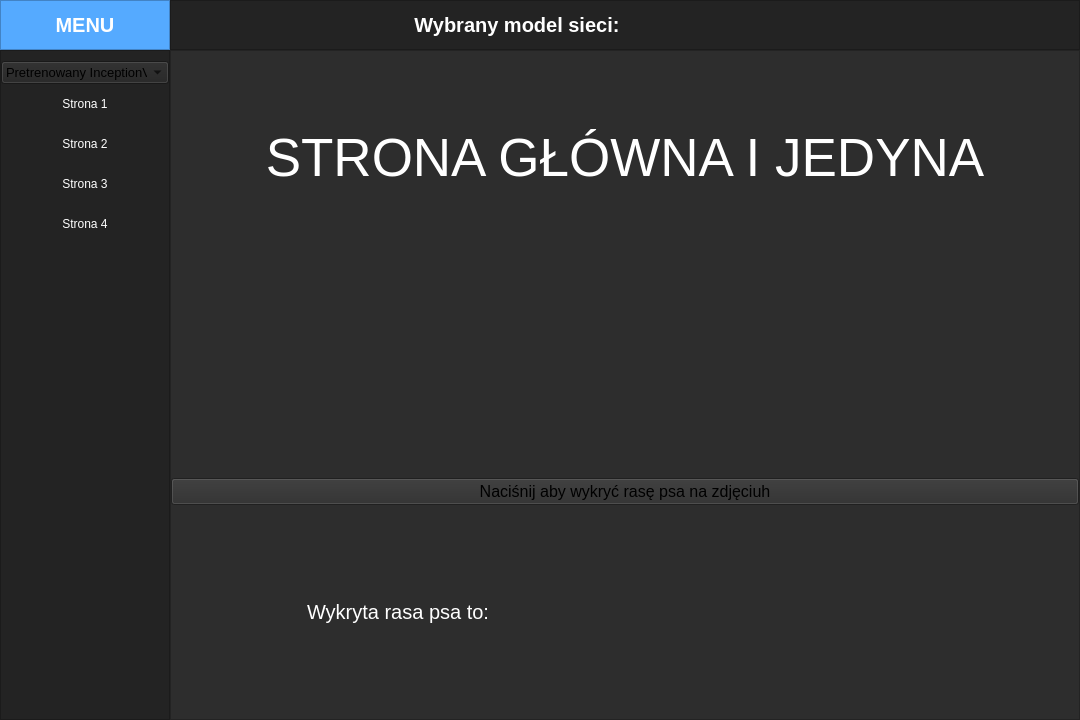
<?xml version="1.0" encoding="UTF-8"?>
<ui version="4.0">
 <class>MainWindow</class>
 <widget class="QMainWindow" name="MainWindow">
  <property name="geometry">
   <rect>
    <x>0</x>
    <y>0</y>
    <width>1080</width>
    <height>720</height>
   </rect>
  </property>
  <property name="minimumSize">
   <size>
    <width>1080</width>
    <height>720</height>
   </size>
  </property>
  <property name="windowTitle">
   <string>MainWindow</string>
  </property>
  <property name="styleSheet">
   <string notr="true">background-color: rgb(45, 45, 45);</string>
  </property>
  <widget class="QWidget" name="centralwidget">
   <layout class="QVBoxLayout" name="verticalLayout">
    <property name="spacing">
     <number>0</number>
    </property>
    <property name="leftMargin">
     <number>0</number>
    </property>
    <property name="topMargin">
     <number>0</number>
    </property>
    <property name="rightMargin">
     <number>0</number>
    </property>
    <property name="bottomMargin">
     <number>0</number>
    </property>
    <item>
     <widget class="QFrame" name="Top_Bar">
      <property name="maximumSize">
       <size>
        <width>16777215</width>
        <height>50</height>
       </size>
      </property>
      <property name="styleSheet">
       <string notr="true">background-color: rgb(35, 35, 35);</string>
      </property>
      <property name="frameShape">
       <enum>QFrame::NoFrame</enum>
      </property>
      <property name="frameShadow">
       <enum>QFrame::Raised</enum>
      </property>
      <layout class="QHBoxLayout" name="horizontalLayout">
       <property name="spacing">
        <number>0</number>
       </property>
       <property name="leftMargin">
        <number>0</number>
       </property>
       <property name="topMargin">
        <number>0</number>
       </property>
       <property name="rightMargin">
        <number>0</number>
       </property>
       <property name="bottomMargin">
        <number>0</number>
       </property>
       <item>
        <widget class="QFrame" name="frame_toggle">
         <property name="minimumSize">
          <size>
           <width>170</width>
           <height>50</height>
          </size>
         </property>
         <property name="maximumSize">
          <size>
           <width>170</width>
           <height>50</height>
          </size>
         </property>
         <property name="styleSheet">
          <string notr="true">background-color: rgb(85, 170, 255);</string>
         </property>
         <property name="frameShape">
          <enum>QFrame::StyledPanel</enum>
         </property>
         <property name="frameShadow">
          <enum>QFrame::Raised</enum>
         </property>
         <layout class="QHBoxLayout" name="horizontalLayout_4">
          <property name="spacing">
           <number>0</number>
          </property>
          <property name="leftMargin">
           <number>0</number>
          </property>
          <property name="topMargin">
           <number>0</number>
          </property>
          <property name="rightMargin">
           <number>0</number>
          </property>
          <property name="bottomMargin">
           <number>0</number>
          </property>
          <item>
           <widget class="QLabel" name="label_5">
            <property name="sizePolicy">
             <sizepolicy hsizetype="Preferred" vsizetype="Preferred">
              <horstretch>0</horstretch>
              <verstretch>0</verstretch>
             </sizepolicy>
            </property>
            <property name="font">
             <font>
              <pointsize>15</pointsize>
             </font>
            </property>
            <property name="text">
             <string>&lt;html&gt;&lt;head/&gt;&lt;body&gt;&lt;p&gt;&lt;span style=&quot; font-weight:600; color:#ffffff;&quot;&gt;MENU&lt;/span&gt;&lt;/p&gt;&lt;/body&gt;&lt;/html&gt;</string>
            </property>
            <property name="alignment">
             <set>Qt::AlignCenter</set>
            </property>
           </widget>
          </item>
         </layout>
        </widget>
       </item>
       <item>
        <widget class="QFrame" name="frame_top">
         <property name="frameShape">
          <enum>QFrame::StyledPanel</enum>
         </property>
         <property name="frameShadow">
          <enum>QFrame::Raised</enum>
         </property>
         <layout class="QHBoxLayout" name="horizontalLayout_3">
          <property name="spacing">
           <number>0</number>
          </property>
          <property name="leftMargin">
           <number>0</number>
          </property>
          <property name="topMargin">
           <number>0</number>
          </property>
          <property name="rightMargin">
           <number>0</number>
          </property>
          <property name="bottomMargin">
           <number>0</number>
          </property>
          <item>
           <widget class="QLabel" name="label_3">
            <property name="font">
             <font>
              <pointsize>15</pointsize>
             </font>
            </property>
            <property name="layoutDirection">
             <enum>Qt::LeftToRight</enum>
            </property>
            <property name="lineWidth">
             <number>0</number>
            </property>
            <property name="text">
             <string>&lt;html&gt;&lt;head/&gt;&lt;body&gt;&lt;p&gt;&lt;span style=&quot; font-weight:600; color:#ffffff;&quot;&gt;Wybrany model sieci: &lt;/span&gt;&lt;/p&gt;&lt;/body&gt;&lt;/html&gt;</string>
            </property>
            <property name="alignment">
             <set>Qt::AlignRight|Qt::AlignTrailing|Qt::AlignVCenter</set>
            </property>
           </widget>
          </item>
          <item>
           <widget class="QLabel" name="selectedModelLabel">
            <property name="font">
             <font>
              <pointsize>15</pointsize>
             </font>
            </property>
            <property name="text">
             <string/>
            </property>
           </widget>
          </item>
         </layout>
        </widget>
       </item>
      </layout>
     </widget>
    </item>
    <item>
     <widget class="QFrame" name="Content">
      <property name="frameShape">
       <enum>QFrame::NoFrame</enum>
      </property>
      <property name="frameShadow">
       <enum>QFrame::Raised</enum>
      </property>
      <layout class="QHBoxLayout" name="horizontalLayout_2">
       <property name="spacing">
        <number>0</number>
       </property>
       <property name="leftMargin">
        <number>0</number>
       </property>
       <property name="topMargin">
        <number>0</number>
       </property>
       <property name="rightMargin">
        <number>0</number>
       </property>
       <property name="bottomMargin">
        <number>0</number>
       </property>
       <item>
        <widget class="QFrame" name="frame_left_menu">
         <property name="enabled">
          <bool>true</bool>
         </property>
         <property name="minimumSize">
          <size>
           <width>170</width>
           <height>0</height>
          </size>
         </property>
         <property name="maximumSize">
          <size>
           <width>170</width>
           <height>16777215</height>
          </size>
         </property>
         <property name="styleSheet">
          <string notr="true">background-color: rgb(35, 35, 35);</string>
         </property>
         <property name="frameShape">
          <enum>QFrame::StyledPanel</enum>
         </property>
         <property name="frameShadow">
          <enum>QFrame::Raised</enum>
         </property>
         <layout class="QVBoxLayout" name="verticalLayout_3">
          <property name="leftMargin">
           <number>0</number>
          </property>
          <property name="topMargin">
           <number>0</number>
          </property>
          <property name="rightMargin">
           <number>0</number>
          </property>
          <property name="bottomMargin">
           <number>0</number>
          </property>
          <item alignment="Qt::AlignTop">
           <widget class="QFrame" name="frame_top_menus">
            <property name="frameShape">
             <enum>QFrame::NoFrame</enum>
            </property>
            <property name="frameShadow">
             <enum>QFrame::Raised</enum>
            </property>
            <layout class="QVBoxLayout" name="verticalLayout_4">
             <property name="spacing">
              <number>0</number>
             </property>
             <property name="leftMargin">
              <number>0</number>
             </property>
             <property name="topMargin">
              <number>10</number>
             </property>
             <property name="rightMargin">
              <number>0</number>
             </property>
             <property name="bottomMargin">
              <number>0</number>
             </property>
             <item>
              <widget class="QComboBox" name="modelComboBox">
               <property name="font">
                <font>
                 <pointsize>10</pointsize>
                </font>
               </property>
               <property name="editable">
                <bool>false</bool>
               </property>
               <item>
                <property name="text">
                 <string>Pretrenowany InceptionV3</string>
                </property>
               </item>
               <item>
                <property name="text">
                 <string>Własny InceptionV3</string>
                </property>
               </item>
               <item>
                <property name="text">
                 <string>YOLOv8</string>
                </property>
               </item>
              </widget>
             </item>
             <item>
              <widget class="QPushButton" name="btn_page_1">
               <property name="minimumSize">
                <size>
                 <width>0</width>
                 <height>40</height>
                </size>
               </property>
               <property name="styleSheet">
                <string notr="true">QPushButton {
	color: rgb(255, 255, 255);
	background-color: rgb(35, 35, 35);
	border: 0px solid;
}
QPushButton:hover {
	background-color: rgb(85, 170, 255);
}</string>
               </property>
               <property name="text">
                <string>Strona 1</string>
               </property>
              </widget>
             </item>
             <item>
              <widget class="QPushButton" name="btn_page_2">
               <property name="minimumSize">
                <size>
                 <width>0</width>
                 <height>40</height>
                </size>
               </property>
               <property name="styleSheet">
                <string notr="true">QPushButton {
	color: rgb(255, 255, 255);
	background-color: rgb(35, 35, 35);
	border: 0px solid;
}
QPushButton:hover {
	background-color: rgb(85, 170, 255);
}</string>
               </property>
               <property name="text">
                <string>Strona 2</string>
               </property>
              </widget>
             </item>
             <item>
              <widget class="QPushButton" name="btn_page_3">
               <property name="minimumSize">
                <size>
                 <width>0</width>
                 <height>40</height>
                </size>
               </property>
               <property name="styleSheet">
                <string notr="true">QPushButton {
	color: rgb(255, 255, 255);
	background-color: rgb(35, 35, 35);
	border: 0px solid;
}
QPushButton:hover {
	background-color: rgb(85, 170, 255);
}</string>
               </property>
               <property name="text">
                <string>Strona 3</string>
               </property>
              </widget>
             </item>
             <item>
              <widget class="QPushButton" name="btn_page_4">
               <property name="minimumSize">
                <size>
                 <width>0</width>
                 <height>40</height>
                </size>
               </property>
               <property name="autoFillBackground">
                <bool>false</bool>
               </property>
               <property name="styleSheet">
                <string notr="true">QPushButton {
	color: rgb(255, 255, 255);
	background-color: rgb(35, 35, 35);
	border: 0px solid;
}
QPushButton:hover {
	background-color: rgb(85, 170, 255);
}</string>
               </property>
               <property name="text">
                <string>Strona 4</string>
               </property>
               <property name="checkable">
                <bool>true</bool>
               </property>
               <property name="checked">
                <bool>true</bool>
               </property>
              </widget>
             </item>
            </layout>
           </widget>
          </item>
         </layout>
        </widget>
       </item>
       <item>
        <widget class="QFrame" name="frame_pages">
         <property name="enabled">
          <bool>true</bool>
         </property>
         <property name="frameShape">
          <enum>QFrame::StyledPanel</enum>
         </property>
         <property name="frameShadow">
          <enum>QFrame::Raised</enum>
         </property>
         <layout class="QVBoxLayout" name="verticalLayout_5">
          <property name="spacing">
           <number>0</number>
          </property>
          <property name="leftMargin">
           <number>0</number>
          </property>
          <property name="topMargin">
           <number>0</number>
          </property>
          <property name="rightMargin">
           <number>0</number>
          </property>
          <property name="bottomMargin">
           <number>0</number>
          </property>
          <item>
           <widget class="QStackedWidget" name="stackedWidget">
            <property name="currentIndex">
             <number>0</number>
            </property>
            <widget class="QWidget" name="page_1">
             <layout class="QGridLayout" name="gridLayout">
              <property name="leftMargin">
               <number>0</number>
              </property>
              <property name="topMargin">
               <number>0</number>
              </property>
              <property name="rightMargin">
               <number>0</number>
              </property>
              <property name="bottomMargin">
               <number>0</number>
              </property>
              <property name="spacing">
               <number>0</number>
              </property>
              <item row="3" column="0">
               <widget class="QLabel" name="label_6">
                <property name="font">
                 <font>
                  <pointsize>15</pointsize>
                 </font>
                </property>
                <property name="styleSheet">
                 <string notr="true">color: #FFF;</string>
                </property>
                <property name="text">
                 <string>Wykryta rasa psa to:</string>
                </property>
                <property name="alignment">
                 <set>Qt::AlignCenter</set>
                </property>
               </widget>
              </item>
              <item row="0" column="0" colspan="2">
               <widget class="QLabel" name="label_1">
                <property name="font">
                 <font>
                  <pointsize>40</pointsize>
                 </font>
                </property>
                <property name="styleSheet">
                 <string notr="true">color: #FFF;</string>
                </property>
                <property name="text">
                 <string>STRONA GŁÓWNA I JEDYNA</string>
                </property>
                <property name="alignment">
                 <set>Qt::AlignCenter</set>
                </property>
               </widget>
              </item>
              <item row="1" column="0" colspan="2">
               <widget class="QLabel" name="uploadedPictureLabel">
                <property name="font">
                 <font>
                  <pointsize>40</pointsize>
                 </font>
                </property>
                <property name="styleSheet">
                 <string notr="true">color: #FFF;</string>
                </property>
                <property name="text">
                 <string/>
                </property>
                <property name="textFormat">
                 <enum>Qt::AutoText</enum>
                </property>
                <property name="pixmap">
                 <pixmap>../../Pictures/Upload-photo-image.png</pixmap>
                </property>
                <property name="scaledContents">
                 <bool>false</bool>
                </property>
                <property name="alignment">
                 <set>Qt::AlignCenter</set>
                </property>
                <property name="wordWrap">
                 <bool>false</bool>
                </property>
               </widget>
              </item>
              <item row="3" column="1">
               <widget class="QLabel" name="detectedBreedLabel">
                <property name="font">
                 <font>
                  <pointsize>15</pointsize>
                 </font>
                </property>
                <property name="styleSheet">
                 <string notr="true">color: #FFF;</string>
                </property>
                <property name="text">
                 <string/>
                </property>
                <property name="alignment">
                 <set>Qt::AlignCenter</set>
                </property>
               </widget>
              </item>
              <item row="2" column="0" colspan="2">
               <widget class="QPushButton" name="detectBreedButton">
                <property name="font">
                 <font>
                  <pointsize>12</pointsize>
                 </font>
                </property>
                <property name="text">
                 <string>Naciśnij aby wykryć rasę psa na zdjęciuh</string>
                </property>
               </widget>
              </item>
             </layout>
            </widget>
            <widget class="QWidget" name="page_2">
             <layout class="QVBoxLayout" name="verticalLayout_6">
              <item>
               <widget class="QLabel" name="label_2">
                <property name="font">
                 <font>
                  <pointsize>40</pointsize>
                 </font>
                </property>
                <property name="styleSheet">
                 <string notr="true">color: #FFF;</string>
                </property>
                <property name="text">
                 <string>PAGE 2</string>
                </property>
                <property name="alignment">
                 <set>Qt::AlignCenter</set>
                </property>
               </widget>
              </item>
             </layout>
            </widget>
            <widget class="QWidget" name="page_3">
             <layout class="QVBoxLayout" name="verticalLayout_8">
              <item>
               <widget class="QLabel" name="label">
                <property name="font">
                 <font>
                  <pointsize>40</pointsize>
                 </font>
                </property>
                <property name="styleSheet">
                 <string notr="true">color: #FFF;</string>
                </property>
                <property name="text">
                 <string>PAGE 3</string>
                </property>
                <property name="alignment">
                 <set>Qt::AlignCenter</set>
                </property>
               </widget>
              </item>
             </layout>
            </widget>
            <widget class="QWidget" name="page_4">
             <layout class="QVBoxLayout" name="verticalLayout_11">
              <item>
               <widget class="QLabel" name="label_4">
                <property name="font">
                 <font>
                  <pointsize>40</pointsize>
                 </font>
                </property>
                <property name="styleSheet">
                 <string notr="true">color: #FFF;</string>
                </property>
                <property name="text">
                 <string>PAGE 4</string>
                </property>
                <property name="alignment">
                 <set>Qt::AlignCenter</set>
                </property>
               </widget>
              </item>
             </layout>
            </widget>
           </widget>
          </item>
         </layout>
        </widget>
       </item>
      </layout>
     </widget>
    </item>
   </layout>
  </widget>
 </widget>
 <resources/>
 <connections/>
</ui>
